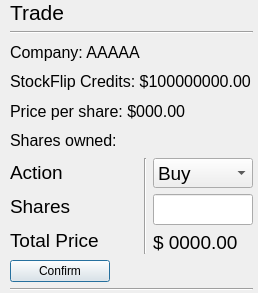
<?xml version="1.0" encoding="UTF-8"?>
<ui version="4.0">
 <class>Dialog</class>
 <widget class="QDialog" name="Dialog">
  <property name="geometry">
   <rect>
    <x>0</x>
    <y>0</y>
    <width>258</width>
    <height>293</height>
   </rect>
  </property>
  <property name="windowTitle">
   <string>Dialog</string>
  </property>
  <widget class="QWidget" name="verticalLayoutWidget_4">
   <property name="geometry">
    <rect>
     <x>10</x>
     <y>0</y>
     <width>243</width>
     <height>291</height>
    </rect>
   </property>
   <layout class="QVBoxLayout" name="verticalLayout_4">
    <item>
     <widget class="QLabel" name="label_6">
      <property name="font">
       <font>
        <pointsize>16</pointsize>
        <italic>false</italic>
        <underline>false</underline>
        <kerning>true</kerning>
       </font>
      </property>
      <property name="text">
       <string>Trade</string>
      </property>
     </widget>
    </item>
    <item>
     <widget class="Line" name="line_2">
      <property name="orientation">
       <enum>Qt::Horizontal</enum>
      </property>
     </widget>
    </item>
    <item>
     <widget class="QLabel" name="companyLabel">
      <property name="font">
       <font>
        <pointsize>12</pointsize>
       </font>
      </property>
      <property name="text">
       <string>Company: AAAAA</string>
      </property>
     </widget>
    </item>
    <item>
     <widget class="QLabel" name="creditsLabel">
      <property name="font">
       <font>
        <pointsize>12</pointsize>
       </font>
      </property>
      <property name="text">
       <string>StockFlip Credits: $100000000.00</string>
      </property>
     </widget>
    </item>
    <item>
     <widget class="QLabel" name="priceLabel">
      <property name="font">
       <font>
        <pointsize>12</pointsize>
       </font>
      </property>
      <property name="text">
       <string>Price per share: $000.00</string>
      </property>
     </widget>
    </item>
    <item>
     <widget class="QLabel" name="numSharesOwnedLabel">
      <property name="font">
       <font>
        <pointsize>12</pointsize>
       </font>
      </property>
      <property name="text">
       <string>Shares owned:</string>
      </property>
     </widget>
    </item>
    <item>
     <layout class="QHBoxLayout" name="horizontalLayout">
      <item>
       <layout class="QVBoxLayout" name="verticalLayout_3">
        <item>
         <widget class="QLabel" name="label_2">
          <property name="font">
           <font>
            <pointsize>14</pointsize>
           </font>
          </property>
          <property name="text">
           <string>Action       </string>
          </property>
         </widget>
        </item>
        <item>
         <widget class="QLabel" name="label">
          <property name="font">
           <font>
            <pointsize>14</pointsize>
           </font>
          </property>
          <property name="text">
           <string>Shares</string>
          </property>
         </widget>
        </item>
        <item>
         <widget class="QLabel" name="label_4">
          <property name="font">
           <font>
            <pointsize>14</pointsize>
           </font>
          </property>
          <property name="text">
           <string>Total Price</string>
          </property>
         </widget>
        </item>
       </layout>
      </item>
      <item>
       <widget class="Line" name="line">
        <property name="orientation">
         <enum>Qt::Vertical</enum>
        </property>
       </widget>
      </item>
      <item>
       <layout class="QVBoxLayout" name="verticalLayout_2">
        <item>
         <widget class="QComboBox" name="tradeCombo">
          <property name="sizePolicy">
           <sizepolicy hsizetype="Preferred" vsizetype="Fixed">
            <horstretch>0</horstretch>
            <verstretch>0</verstretch>
           </sizepolicy>
          </property>
          <property name="minimumSize">
           <size>
            <width>0</width>
            <height>30</height>
           </size>
          </property>
          <property name="maximumSize">
           <size>
            <width>100</width>
            <height>30</height>
           </size>
          </property>
          <property name="font">
           <font>
            <pointsize>14</pointsize>
           </font>
          </property>
          <property name="layoutDirection">
           <enum>Qt::LeftToRight</enum>
          </property>
          <item>
           <property name="text">
            <string>Buy</string>
           </property>
          </item>
          <item>
           <property name="text">
            <string>Sell</string>
           </property>
          </item>
         </widget>
        </item>
        <item>
         <widget class="QLineEdit" name="numToTrade">
          <property name="maximumSize">
           <size>
            <width>100</width>
            <height>16777215</height>
           </size>
          </property>
          <property name="font">
           <font>
            <pointsize>14</pointsize>
           </font>
          </property>
         </widget>
        </item>
        <item>
         <widget class="QLabel" name="totalPriceLabel">
          <property name="font">
           <font>
            <pointsize>14</pointsize>
           </font>
          </property>
          <property name="text">
           <string>$ 0000.00</string>
          </property>
         </widget>
        </item>
       </layout>
      </item>
     </layout>
    </item>
    <item>
     <widget class="QPushButton" name="confirmButton">
      <property name="maximumSize">
       <size>
        <width>100</width>
        <height>16777215</height>
       </size>
      </property>
      <property name="text">
       <string>Confirm</string>
      </property>
     </widget>
    </item>
    <item>
     <widget class="Line" name="line_3">
      <property name="orientation">
       <enum>Qt::Horizontal</enum>
      </property>
     </widget>
    </item>
   </layout>
  </widget>
 </widget>
 <tabstops>
  <tabstop>numToTrade</tabstop>
  <tabstop>tradeCombo</tabstop>
 </tabstops>
 <resources/>
 <connections/>
</ui>
